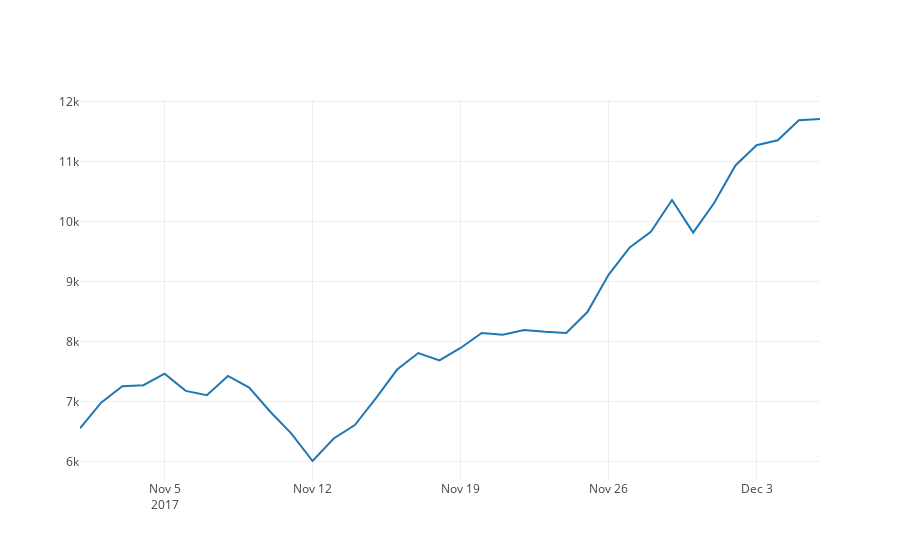

Notebook code cell kept with this figure:
### Code cell
# slice time
btc_trace = go.Scatter(x=df.index, y=df['avg_btc_price_usd'])
py.iplot([btc_trace])
